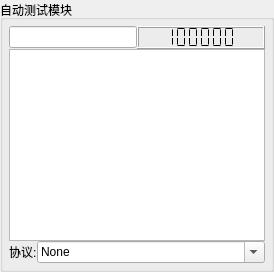
         <widget class="QGroupBox" name="groupBox_11">
          <property name="sizePolicy">
           <sizepolicy hsizetype="Preferred" vsizetype="Minimum">
            <horstretch>0</horstretch>
            <verstretch>0</verstretch>
           </sizepolicy>
          </property>
          <property name="title">
           <string>自动测试模块</string>
          </property>
          <layout class="QVBoxLayout" name="verticalLayout_12">
           <property name="spacing">
            <number>0</number>
           </property>
           <property name="leftMargin">
            <number>6</number>
           </property>
           <property name="topMargin">
            <number>6</number>
           </property>
           <property name="rightMargin">
            <number>6</number>
           </property>
           <property name="bottomMargin">
            <number>6</number>
           </property>
           <item>
            <widget class="QWidget" name="widget_11" native="true">
             <layout class="QHBoxLayout" name="horizontalLayout_15">
              <property name="spacing">
               <number>0</number>
              </property>
              <property name="leftMargin">
               <number>0</number>
              </property>
              <property name="topMargin">
               <number>0</number>
              </property>
              <property name="rightMargin">
               <number>0</number>
              </property>
              <property name="bottomMargin">
               <number>0</number>
              </property>
              <item>
               <widget class="QLineEdit" name="lineEdit_automatic_mode_2">
                <property name="sizePolicy">
                 <sizepolicy hsizetype="Preferred" vsizetype="Fixed">
                  <horstretch>0</horstretch>
                  <verstretch>0</verstretch>
                 </sizepolicy>
                </property>
               </widget>
              </item>
              <item>
               <widget class="QLCDNumber" name="lcdNumber_automatic_time_2">
                <property name="sizePolicy">
                 <sizepolicy hsizetype="Preferred" vsizetype="Minimum">
                  <horstretch>0</horstretch>
                  <verstretch>0</verstretch>
                 </sizepolicy>
                </property>
                <property name="minimumSize">
                 <size>
                  <width>0</width>
                  <height>0</height>
                 </size>
                </property>
                <property name="smallDecimalPoint">
                 <bool>true</bool>
                </property>
                <property name="digitCount">
                 <number>6</number>
                </property>
                <property name="mode">
                 <enum>QLCDNumber::Dec</enum>
                </property>
                <property name="segmentStyle">
                 <enum>QLCDNumber::Flat</enum>
                </property>
                <property name="value" stdset="0">
                 <double>999999.000000000000000</double>
                </property>
                <property name="intValue" stdset="0">
                 <number>999999</number>
                </property>
               </widget>
              </item>
             </layout>
            </widget>
           </item>
           <item>
            <widget class="QTextBrowser" name="textBrowser_automatic_ruleline_2">
             <property name="sizePolicy">
              <sizepolicy hsizetype="Preferred" vsizetype="Expanding">
               <horstretch>0</horstretch>
               <verstretch>0</verstretch>
              </sizepolicy>
             </property>
             <property name="minimumSize">
              <size>
               <width>0</width>
               <height>0</height>
              </size>
             </property>
             <property name="maximumSize">
              <size>
               <width>16777215</width>
               <height>16777215</height>
              </size>
             </property>
             <property name="sizeIncrement">
              <size>
               <width>0</width>
               <height>0</height>
              </size>
             </property>
             <property name="lineWrapMode">
              <enum>QTextEdit::NoWrap</enum>
             </property>
             <property name="readOnly">
              <bool>false</bool>
             </property>
             <property name="html">
              <string>&lt;!DOCTYPE HTML PUBLIC &quot;-//W3C//DTD HTML 4.0//EN&quot; &quot;http://www.w3.org/TR/REC-html40/strict.dtd&quot;&gt;
&lt;html&gt;&lt;head&gt;&lt;meta name=&quot;qrichtext&quot; content=&quot;1&quot; /&gt;&lt;style type=&quot;text/css&quot;&gt;
p, li { white-space: pre-wrap; }
&lt;/style&gt;&lt;/head&gt;&lt;body style=&quot; font-family:'SimSun'; font-size:9pt; font-weight:400; font-style:normal;&quot;&gt;
&lt;p style=&quot;-qt-paragraph-type:empty; margin-top:0px; margin-bottom:0px; margin-left:0px; margin-right:0px; -qt-block-indent:0; text-indent:0px;&quot;&gt;&lt;br /&gt;&lt;/p&gt;&lt;/body&gt;&lt;/html&gt;</string>
             </property>
             <property name="overwriteMode">
              <bool>false</bool>
             </property>
             <property name="acceptRichText">
              <bool>true</bool>
             </property>
            </widget>
           </item>
           <item>
            <widget class="QWidget" name="horizontalWidget_3" native="true">
             <property name="sizePolicy">
              <sizepolicy hsizetype="Minimum" vsizetype="Preferred">
               <horstretch>0</horstretch>
               <verstretch>0</verstretch>
              </sizepolicy>
             </property>
             <property name="minimumSize">
              <size>
               <width>0</width>
               <height>0</height>
              </size>
             </property>
             <layout class="QHBoxLayout" name="horizontalLayout_12">
              <property name="spacing">
               <number>0</number>
              </property>
              <property name="sizeConstraint">
               <enum>QLayout::SetDefaultConstraint</enum>
              </property>
              <property name="leftMargin">
               <number>0</number>
              </property>
              <property name="topMargin">
               <number>0</number>
              </property>
              <property name="rightMargin">
               <number>0</number>
              </property>
              <property name="bottomMargin">
               <number>0</number>
              </property>
              <item>
               <widget class="QLabel" name="label_56">
                <property name="sizePolicy">
                 <sizepolicy hsizetype="Maximum" vsizetype="Preferred">
                  <horstretch>0</horstretch>
                  <verstretch>0</verstretch>
                 </sizepolicy>
                </property>
                <property name="text">
                 <string>协议:</string>
                </property>
               </widget>
              </item>
              <item>
               <widget class="QComboBox" name="comboBox_automatic_rule">
                <property name="sizePolicy">
                 <sizepolicy hsizetype="Minimum" vsizetype="Minimum">
                  <horstretch>0</horstretch>
                  <verstretch>0</verstretch>
                 </sizepolicy>
                </property>
                <property name="editable">
                 <bool>true</bool>
                </property>
                <item>
                 <property name="text">
                  <string>None</string>
                 </property>
                </item>
               </widget>
              </item>
             </layout>
            </widget>
           </item>
          </layout>
         </widget>
